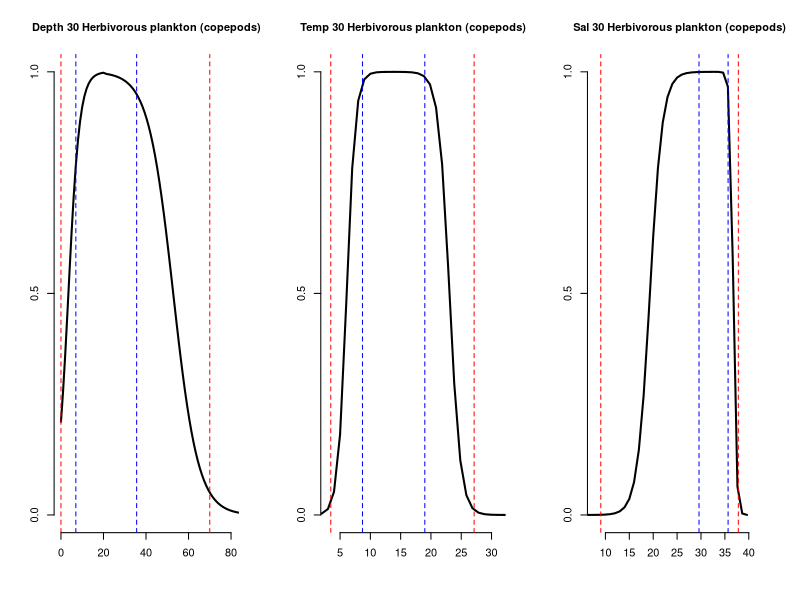

Reproduce this figure in R.

# rm(list=ls()); gc()

## -----------------------------------------------------------------------------
##
## Logistic function

doublelogistic <- function(max = 400, steps = 400, range = 'wide', min_abs, min_prf, max_prf, max_abs){ 
  #j = 42; max = 30; steps = 1200; range = 'nar'; min_abs = fg_pref$SalinityMin[j]; min_prf = fg_pref$SalinityPrefMin[j]; max_prf = fg_pref$SalinityPrefMax[j]; max_abs = fg_pref$SalinityMax[j]
  #j = 39; max = 30; steps = 1200; range = 'wide'; min_abs = fg_pref$DepthMin[j]; min_prf = fg_pref$DepthPrefMin[j]; max_prf = fg_pref$DepthPrefMax[j]; max_abs = fg_pref$DepthMax[j]
  mid_prf <- min_prf + (max_prf - min_prf) / 2 ## Midpoint. Change from increasing to decreasing logistic function
  mid <- ifelse(mid_prf > max, max, mid_prf)
  step_size <-  max / steps
  x1  <- seq(0, mid-step_size, by = step_size)
  x2  <- seq(mid, max, by = step_size)
  r1  <- min_prf - min_abs 
  r2  <- max_abs - max_prf 
  C1  <- min_abs + r1 / 2
  C2  <- max_prf + r2 / 2
  B1  <- ifelse(range == 'wide', 1/sqrt(r1), 1/log10(r1)) ## If range is 'wide', curve shape inversely proportional to range size
  B2  <- ifelse(range == 'wide', 1/sqrt(r2), 1/log10(r2))
  if(B1 < 0) B1 = Inf
  if(B2 < 0) B2 = Inf
  S  = 1; A1 = 0; D1 = 1; A2 = 1
  
  ## Logistic equations
  f1 <- function(x)     1 / (1 + exp(B1*(C1-x)))^S ## Increasing logistic eq.
  f2 <- function(x) 1 - 1 / (1 + exp(B2*(C2-x)))^S ## Decreasing logistic eq.
  ## 1 = value of the horizontal asymptote when x→−∞
  ## 0 = value of the horizontal asymptote when x→+∞
  ## B describes how rapidly the curve makes its transition between the two asymptotes
  ## S describes the asymmetry of the curve. The curve is symmetric when S=1. 
  ## C is a location parameter, which does not have a nice interpretation, 
  ##   unless S=1 when the curve has an inflection point at x=C.
  ##   In the case when S=1, C is the value of x for which f(x) is the midpoint between the two asymptotes
  
  y1 <- f1(x1)
  y2 <- f2(x2)
  out <- data.frame(x = c(x1, x2), y = c(y1, y2))
  out <- out[1:steps, ] 
  return(out)
}

plot_pref_func <- function(p1, p2, p3, p4, fg_num, fg_name,
                           max = 400, xmin = 0, scale_xaxis = 'y', range = 'wide', driver = '') {
  pref_func <- doublelogistic(max = max, steps = max, range = range, p1, p2, p3, p4)
  xlim <- ifelse(p4 < max, p4+p4*0.15, max)
  xmax <- ifelse(scale_xaxis == 'y', xlim, max)
  xmin <- ifelse(scale_xaxis == 'y', p1-p1*0.15, 0)
  plot(pref_func$x, pref_func$y, 
       main = paste(driver, fg_num, fg_name),
       type = "l", ylab = "", xlab = "", cex.main = 1, bty = 'n',
       xlim = c(xmin, xmax), ylim = c(0,1), yaxt='n', lwd=2)
  axis(side = 2, at=c(0,0.5,1))
  abline(v = p1,  col = "red", lty = "dashed")
  abline(v = p2,  col = "blue", lty = "dashed")
  abline(v = p3,  col = "blue", lty = "dashed")
  abline(v = p4,  col = "red", lty = "dashed")
}

## Test preference functions -------------------------
fg_pref <- read.csv("fg-env-preference-parameters-adjusted_DL.csv")
j = 27 ## Can be set to any functional group. Shrimp are a good one to see responses.
par(mfrow=c(1,3))
plot_pref_func(fg_pref$DepthMin[j], fg_pref$DepthPrefMin[j], 
               fg_pref$DepthPrefMax[j], fg_pref$DepthMax[j], 
               fg_num = fg_pref$EwE_num[j], 
               fg_name = fg_pref$EwE_name[j],
               max = 400, scale_xaxis = 'y', range = 'wide',
               driver = "Depth")

plot_pref_func(fg_pref$TempMin[j], fg_pref$TempPrefMin[j], 
               fg_pref$TempPrefMax[j], fg_pref$TempMax[j], 
               fg_num = fg_pref$EwE_num[j], 
               fg_name = fg_pref$EwE_name[j],
               max = 40, scale_xaxis = 'y', range = 'nar',
               driver = "Temp")

plot_pref_func(fg_pref$SalinityMin[j], fg_pref$SalinityPrefMin[j], 
               fg_pref$SalinityPrefMax[j], fg_pref$SalinityMax[j], 
               fg_num = fg_pref$EwE_num[j], 
               fg_name = fg_pref$EwE_name[j],
               max = 40, scale_xaxis = 'y', range = 'nar',
               driver = "Sal")
